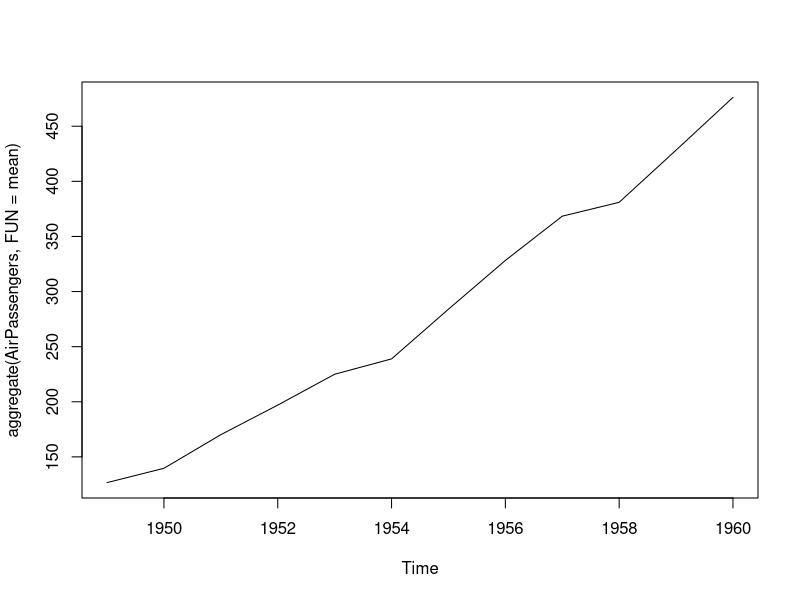
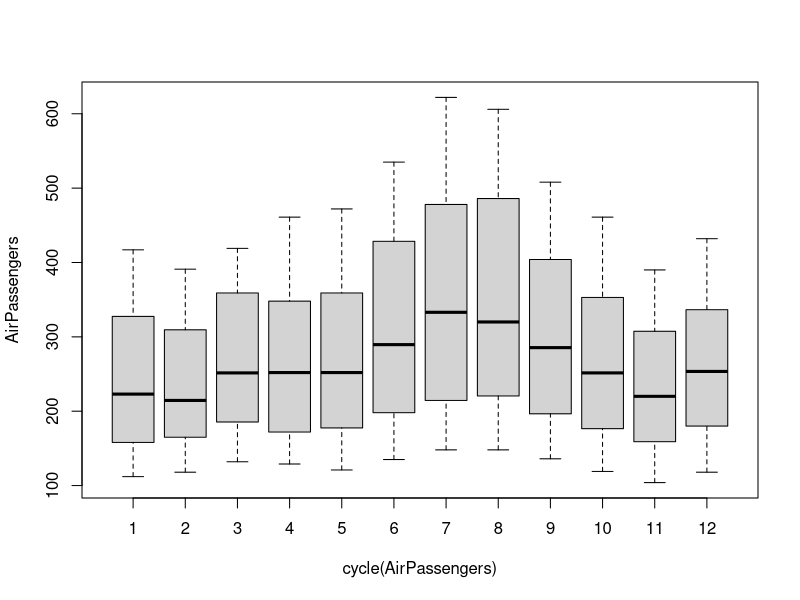

Here is the R script that generated these plots, in order: (Note: this script raises an error after producing the figures.)
library(tidyverse)
data(AirPassengers)
head(AirPassengers)
cycle(AirPassengers)
plot(aggregate(AirPassengers,FUN=mean))
boxplot(AirPassengers~cycle(AirPassengers))
adf.test(diff(log(AirPassengers)), alternative="stationary", k=0)
acf(diff(log(AirPassengers)))
(fit <- arima(log(AirPassengers), c(0, 1, 1),seasonal = list(order = c(0, 1, 1), period = 12)))
pred <- predict(fit, n.ahead = 10*12)
ts.plot(AirPassengers,2.718^pred$pred, log = "y", lty = c(1,3))
#end
